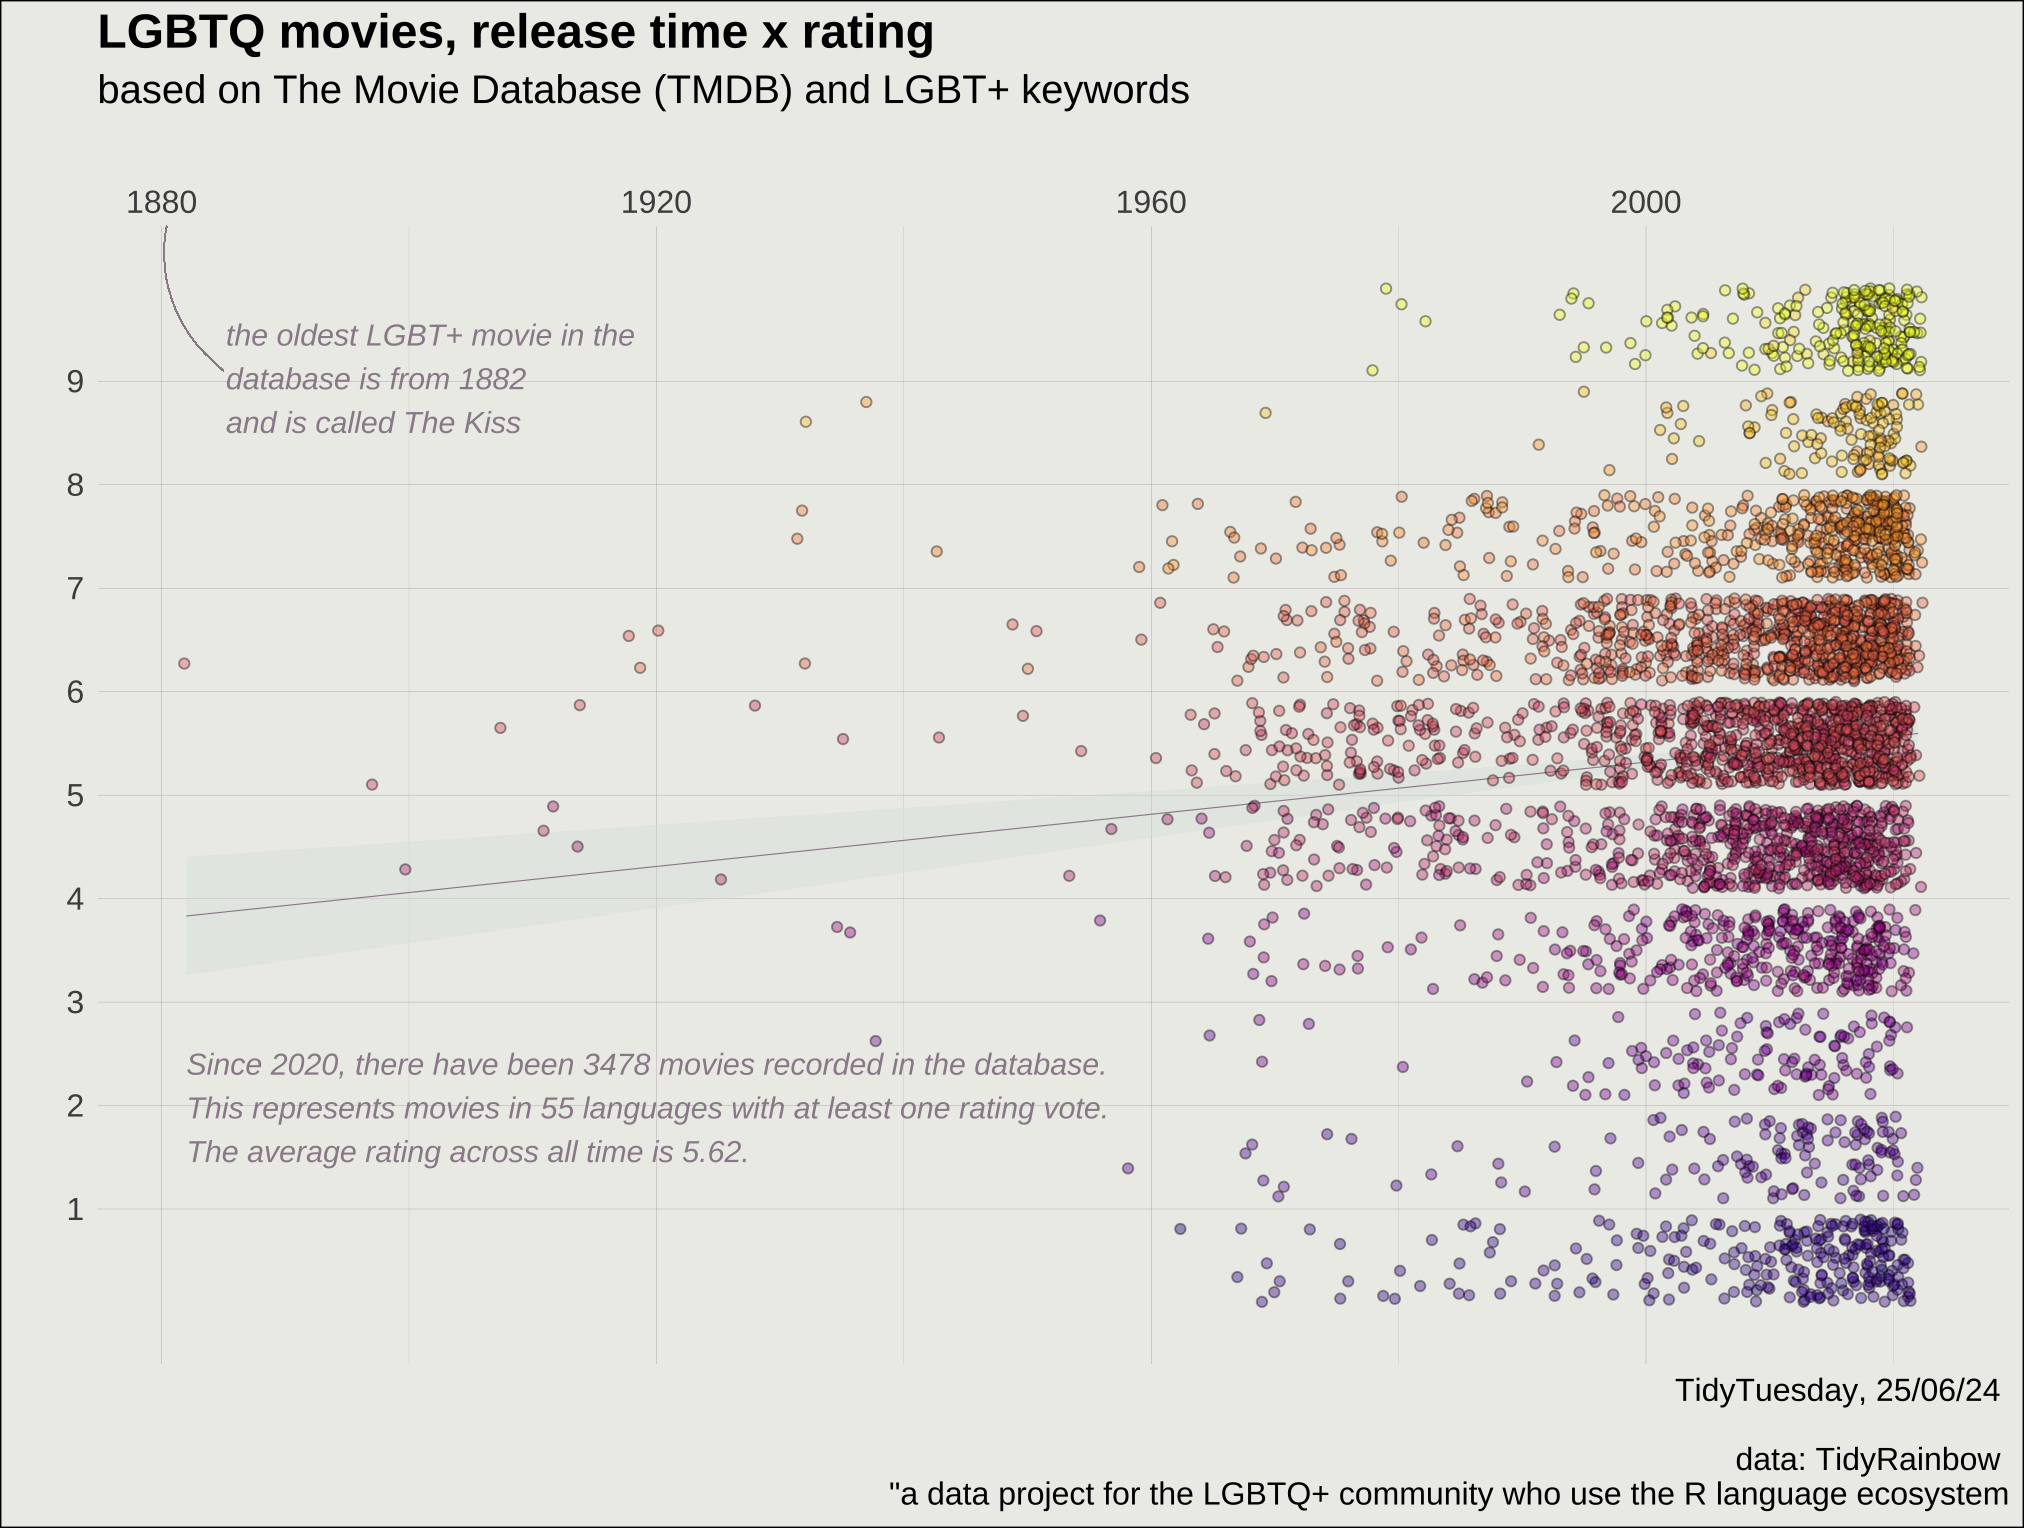

Reproduce this figure in R.
## load data --------------------------------------------------------------------

lgbtq_movies <- readr::read_csv('https://raw.githubusercontent.com/rfordatascience/tidytuesday/master/data/2024/2024-06-25/lgbtq_movies.csv')

## load packages ----------------------------------------------------------------

library(tidyverse)
library(paletteer)
library(ggrepel)

## prepare data -----------------------------------------------------------------

# divide release date variable into year - month - day
# only include data with at least 1 vote

lgbtq_movies <- 
  lgbtq_movies %>% 
  filter(vote_count!=0) %>% 
  separate_wider_delim(release_date, 
                       "-",
                       names = c("year", "month", "day")) %>% 
  mutate(year = parse_number(year))

# collect data for labels

lgbtq_movies %>% 
  filter(year>1999) %>% 
  summarise(n=n())

lgbtq_movies %>% 
  filter(year>1999) %>% 
  count(original_language) %>% 
  n_distinct()

lgbtq_movies %>% 
  group_by(year) %>% 
  summarise(Mean = mean(vote_average, na.rm=TRUE))



## build plot -------------------------------------------------------------------

lgbtq_movies %>%  
  ggplot(aes(
  x= year,
  y= vote_average,
  fill= vote_average)) +
  geom_smooth(method=lm,
              size= .2,
              color= "#9a8c98",
              fill="#d8e2dc") +
  geom_jitter(shape= 21,
              alpha= .4) +
  annotate("text",
           label="the oldest LGBT+ movie in the \ndatabase is from 1882 \nand is called The Kiss",
           x= 1885.2,
           y= 9,
           size= 4,
           color= "#9a8c98",
           fontface = "italic",
           hjust = "inward",
           vjust= "outward") +
  geom_curve(x= 1885,
             xend= 1882,
             y=9.1,
             yend=11,
             curvature = -.4,
             size= .1,
             color= "#9a8c98") +
  annotate("text",
           label="Since 2020, there have been 3478 movies recorded in the database. \nThis represents movies in 55 languages with at least one rating vote. \nThe average rating across all time is 5.62.",
           x= 1882,
           y= 3,
           size= 4,
           color= "#9a8c98",
           fontface = "italic",
           hjust = "inward",
           vjust= "outward") +
  scale_x_continuous(position="top") +
  scale_y_binned() +
  scale_fill_paletteer_c("viridis::plasma") +
  theme_minimal() +
  theme(plot.background = element_rect(fill= "#edede9"),
        panel.grid = element_line(color= "#9a8c98",
                                  size= .05),
        legend.position = "none",
        plot.title = element_text(face="bold"),
        text = element_text(size=15)) +
  labs(x= "",
       y= "",
       title= "LGBTQ movies, release time x rating",
       subtitle= "based on The Movie Database (TMDB) and LGBT+ keywords",
       caption= "TidyTuesday, 25/06/24 \n\n data: TidyRainbow \n\"a data project for the LGBTQ+ community who use the R language ecosystem") 



       
